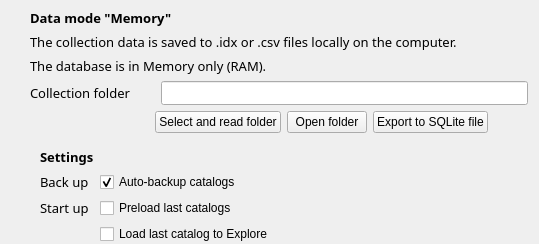
                <widget class="QWidget" name="Settings_widget_DataMode_CSVFiles" native="true">
                 <layout class="QVBoxLayout" name="verticalLayout_16">
                  <property name="leftMargin">
                   <number>30</number>
                  </property>
                  <property name="topMargin">
                   <number>9</number>
                  </property>
                  <property name="bottomMargin">
                   <number>0</number>
                  </property>
                  <item>
                   <layout class="QVBoxLayout" name="Settings_verticalLayout_18">
                    <item>
                     <widget class="QLabel" name="Settings_label_CurrentFolder_4">
                      <property name="font">
                       <font>
                        <family>Noto Sans</family>
                        <pointsize>10</pointsize>
                        <bold>true</bold>
                       </font>
                      </property>
                      <property name="text">
                       <string>Data mode &quot;Memory&quot;</string>
                      </property>
                     </widget>
                    </item>
                    <item>
                     <widget class="QLabel" name="Settings_label_CurrentFolder_5">
                      <property name="minimumSize">
                       <size>
                        <width>125</width>
                        <height>0</height>
                       </size>
                      </property>
                      <property name="font">
                       <font>
                        <family>Noto Sans</family>
                        <pointsize>10</pointsize>
                        <bold>false</bold>
                       </font>
                      </property>
                      <property name="text">
                       <string>The collection data is saved to .idx or .csv files locally on the computer.</string>
                      </property>
                     </widget>
                    </item>
                    <item>
                     <widget class="QLabel" name="Settings_label_CurrentFolder_6">
                      <property name="minimumSize">
                       <size>
                        <width>125</width>
                        <height>0</height>
                       </size>
                      </property>
                      <property name="font">
                       <font>
                        <family>Noto Sans</family>
                        <pointsize>10</pointsize>
                        <bold>false</bold>
                       </font>
                      </property>
                      <property name="text">
                       <string>The database is in Memory only (RAM).</string>
                      </property>
                     </widget>
                    </item>
                   </layout>
                  </item>
                  <item>
                   <layout class="QHBoxLayout" name="Settings_horizontalLayout_13">
                    <item>
                     <widget class="QLabel" name="Settings_label_CurrentFolder">
                      <property name="minimumSize">
                       <size>
                        <width>125</width>
                        <height>0</height>
                       </size>
                      </property>
                      <property name="font">
                       <font>
                        <family>Noto Sans</family>
                        <pointsize>10</pointsize>
                        <bold>false</bold>
                       </font>
                      </property>
                      <property name="text">
                       <string>Collection folder</string>
                      </property>
                     </widget>
                    </item>
                    <item>
                     <widget class="QLineEdit" name="Settings_lineEdit_CollectionFolder">
                      <property name="font">
                       <font>
                        <family>Noto Sans</family>
                        <pointsize>8</pointsize>
                       </font>
                      </property>
                     </widget>
                    </item>
                   </layout>
                  </item>
                  <item>
                   <layout class="QHBoxLayout" name="Settings_horizontalLayout_4">
                    <item>
                     <spacer name="Settings_horizontalSpacer_12">
                      <property name="orientation">
                       <enum>Qt::Orientation::Horizontal</enum>
                      </property>
                      <property name="sizeType">
                       <enum>QSizePolicy::Policy::Fixed</enum>
                      </property>
                      <property name="sizeHint" stdset="0">
                       <size>
                        <width>125</width>
                        <height>20</height>
                       </size>
                      </property>
                     </spacer>
                    </item>
                    <item>
                     <widget class="QPushButton" name="Settings_pushButton_SelectFolder">
                      <property name="toolTip">
                       <string>Select a different Collection folder</string>
                      </property>
                      <property name="text">
                       <string>Select and read folder</string>
                      </property>
                      <property name="icon">
                       <iconset theme="edit-select"/>
                      </property>
                      <property name="flat">
                       <bool>false</bool>
                      </property>
                     </widget>
                    </item>
                    <item>
                     <widget class="QPushButton" name="Settings_pushButton_OpenFolder">
                      <property name="maximumSize">
                       <size>
                        <width>150</width>
                        <height>16777215</height>
                       </size>
                      </property>
                      <property name="toolTip">
                       <string>Open the collection folder</string>
                      </property>
                      <property name="text">
                       <string>Open folder</string>
                      </property>
                      <property name="icon">
                       <iconset theme="document-open"/>
                      </property>
                     </widget>
                    </item>
                    <item>
                     <widget class="QPushButton" name="Settings_pushButton_ExportToSQLitFile">
                      <property name="toolTip">
                       <string>Open the collection folder</string>
                      </property>
                      <property name="text">
                       <string>Export to SQLite file</string>
                      </property>
                      <property name="icon">
                       <iconset theme="document-export"/>
                      </property>
                     </widget>
                    </item>
                    <item>
                     <spacer name="Settings_horizontalSpacer_11">
                      <property name="orientation">
                       <enum>Qt::Orientation::Horizontal</enum>
                      </property>
                      <property name="sizeHint" stdset="0">
                       <size>
                        <width>40</width>
                        <height>20</height>
                       </size>
                      </property>
                     </spacer>
                    </item>
                   </layout>
                  </item>
                  <item>
                   <widget class="QWidget" name="Settings_widget_MemorySettings" native="true">
                    <layout class="QHBoxLayout" name="horizontalLayout_17">
                     <property name="leftMargin">
                      <number>10</number>
                     </property>
                     <property name="bottomMargin">
                      <number>0</number>
                     </property>
                     <item>
                      <layout class="QGridLayout" name="Settings_gridLayout_9">
                       <item row="4" column="1">
                        <widget class="QCheckBox" name="Settings_checkBox_LoadLastCatalog">
                         <property name="enabled">
                          <bool>true</bool>
                         </property>
                         <property name="toolTip">
                          <string>Preload last selected catalogs at start-up to accelerate next search</string>
                         </property>
                         <property name="text">
                          <string>Load last catalog to Explore</string>
                         </property>
                         <property name="checked">
                          <bool>false</bool>
                         </property>
                        </widget>
                       </item>
                       <item row="2" column="1">
                        <widget class="QCheckBox" name="Settings_checkBox_KeepOneBackUp">
                         <property name="toolTip">
                          <string>Always keep one back of each catalog</string>
                         </property>
                         <property name="text">
                          <string>Auto-backup catalogs</string>
                         </property>
                         <property name="checked">
                          <bool>true</bool>
                         </property>
                        </widget>
                       </item>
                       <item row="1" column="0">
                        <widget class="QLabel" name="Settings_label_Settings_3">
                         <property name="font">
                          <font>
                           <family>Noto Sans</family>
                           <pointsize>10</pointsize>
                           <bold>true</bold>
                          </font>
                         </property>
                         <property name="text">
                          <string>Settings</string>
                         </property>
                        </widget>
                       </item>
                       <item row="3" column="1">
                        <widget class="QCheckBox" name="Settings_checkBox_PreloadCatalogs">
                         <property name="enabled">
                          <bool>true</bool>
                         </property>
                         <property name="toolTip">
                          <string>Preload last selected catalogs at start-up to accelerate next search</string>
                         </property>
                         <property name="text">
                          <string>Preload last catalogs</string>
                         </property>
                         <property name="checked">
                          <bool>false</bool>
                         </property>
                        </widget>
                       </item>
                       <item row="3" column="0">
                        <widget class="QLabel" name="Settings_label_Data_2">
                         <property name="font">
                          <font>
                           <family>Noto Sans</family>
                           <pointsize>10</pointsize>
                           <bold>false</bold>
                          </font>
                         </property>
                         <property name="text">
                          <string>Start up</string>
                         </property>
                        </widget>
                       </item>
                       <item row="2" column="0">
                        <widget class="QLabel" name="Settings_label_Data_3">
                         <property name="font">
                          <font>
                           <family>Noto Sans</family>
                           <pointsize>10</pointsize>
                           <bold>false</bold>
                          </font>
                         </property>
                         <property name="text">
                          <string>Back up</string>
                         </property>
                        </widget>
                       </item>
                       <item row="4" column="2">
                        <spacer name="Settings_horizontalSpacer_18">
                         <property name="orientation">
                          <enum>Qt::Orientation::Horizontal</enum>
                         </property>
                         <property name="sizeHint" stdset="0">
                          <size>
                           <width>40</width>
                           <height>20</height>
                          </size>
                         </property>
                        </spacer>
                       </item>
                      </layout>
                     </item>
                    </layout>
                   </widget>
                  </item>
                 </layout>
                </widget>
